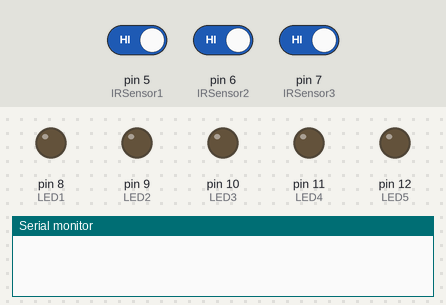
The sketch below on a simulated Arduino Uno, built with avr-gcc and run on an emulated ATmega328P. Shown: output pins drawn as LEDs (lit = HIGH), the last lines printed to the serial monitor. The test bench sets the inputs (shaded band); at power-on: pin 5 (IRSensor1) HIGH, pin 6 (IRSensor2) HIGH, pin 7 (IRSensor3) HIGH.

Above: at 1.2 s.
1.3 s: pin 5 (IRSensor1) driven LOW
At 2.4 s:
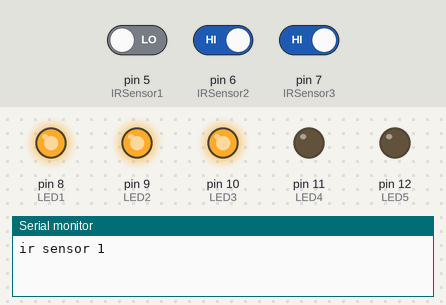
4.3 s: pin 6 (IRSensor2) driven LOW
At 7.0 s:
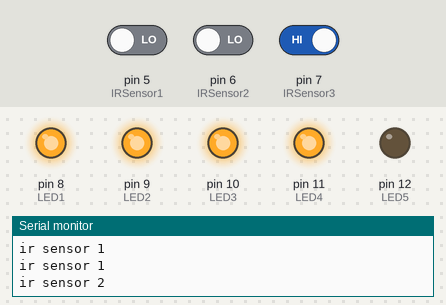
7.3 s: pin 5 (IRSensor1) driven HIGH
At 8.2 s:
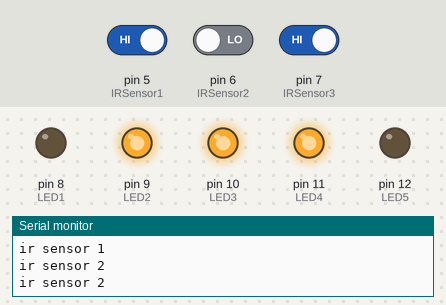
10.3 s: pin 7 (IRSensor3) driven LOW
At 12.8 s:
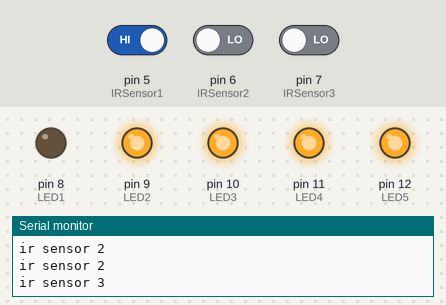
13.3 s: pin 6 (IRSensor2) driven HIGH
At 14.0 s:
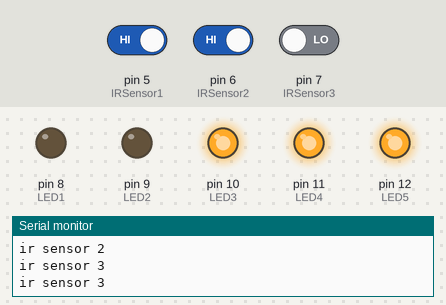
14.8 s: pin 5 (IRSensor1) driven LOW
At 15.1 s:
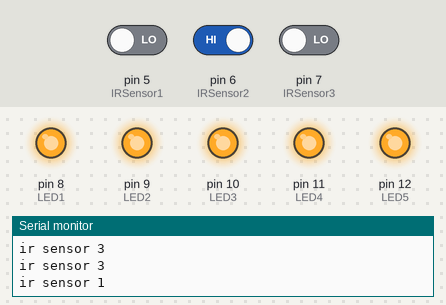
Timing chart, 0 to 18.8 s (numbered marks = the images above; inputs shaded):
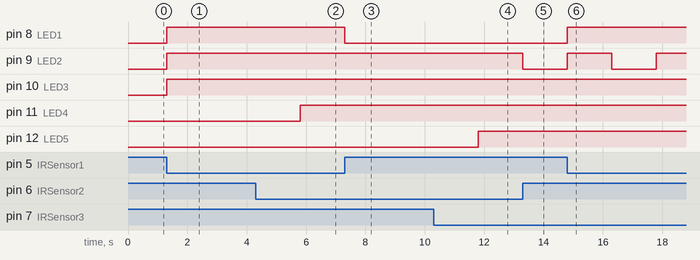

Measured:
- after the input at 1.3 s, pin 8 (LED1), pin 9 (LED2), pin 10 (LED3): LOW → HIGH at once
- after the input at 4.3 s, pin 11 (LED4): LOW → HIGH after 1.5 s
- after the input at 7.3 s, pin 8 (LED1): HIGH → LOW at once; pin 11 (LED4): stays HIGH (without the input it goes to LOW after 0.00 s)
- after the input at 10.3 s, pin 12 (LED5): LOW → HIGH after 1.5 s
- after the input at 13.3 s, pin 9 (LED2): HIGH → LOW at once
- after the input at 14.8 s, pin 8 (LED1): LOW → HIGH at once; pin 9 (LED2): LOW → HIGH at once, → LOW 1.5 s later, → HIGH 1.5 s later

The sketch:

StreetLightSystem.ino
```cpp
int IRSensor1 = 5; // connect ir sensor to arduino pin 5
int IRSensor2 = 6; // connect ir sensor to arduino pin 6
int IRSensor3 = 7; // connect ir sensor to arduino pin 7
//int LED6 = 13; // conect Led to arduino pin 13
int LED5 = 12; // conect Led to arduino pin 12
int LED4 = 11; // conect Led to arduino pin 11
int LED3 = 10; // conect Led to arduino pin 10
int LED2 = 9; // conect Led to arduino pin 9
int LED1 = 8; // conect Led to arduino pin 8
int statusSensor1 = 0;
int statusSensor2 = 0;
int statusSensor3 = 0;

void setup()
{


  Serial.begin(9600);
  pinMode (IRSensor1, INPUT); // sensor pin INPUT
  pinMode (IRSensor2, INPUT); // sensor pin INPUT
  pinMode (IRSensor3, INPUT); // sensor pin INPUT
  pinMode (LED1, OUTPUT); // Led pin OUTPUT
  pinMode (LED2, OUTPUT); // Led pin OUTPUT
  pinMode (LED3, OUTPUT); // Led pin OUTPUT
  pinMode (LED4, OUTPUT); // Led pin OUTPUT
  pinMode (LED5, OUTPUT); // Led pin OUTPUT
//  pinMode (LED6, OUTPUT); // Led pin OUTPUT
}

void loop()
{
  int statusSensor1 = digitalRead (IRSensor1);
  int statusSensor2 = digitalRead (IRSensor2);
  int statusSensor3 = digitalRead (IRSensor3);

  if (statusSensor1 == LOW){
    digitalWrite(LED1, HIGH); // LED HIGH
    digitalWrite(LED2, HIGH); // LED HIGH
    digitalWrite(LED3, HIGH); // LED HIGH
    Serial.print("ir sensor ");
    Serial.println("1");
    delay(1500);
  }
  else{

    digitalWrite(LED1, LOW); // LED LOW
    digitalWrite(LED2, LOW); // LED LOW
    digitalWrite(LED3, LOW); // LED LOW

  }

  if (statusSensor2 == LOW)
  {
    digitalWrite(LED2, HIGH); // LED HIGH
    digitalWrite(LED3, HIGH); // LED HIGH
    digitalWrite(LED4, HIGH); // LED HIGH
    Serial.print("ir sensor ");
    Serial.println("2");
    delay(1500);
  }
    else{
  digitalWrite(LED2, LOW); // LED LOW
    digitalWrite(LED3, LOW); // LED LOW
    digitalWrite(LED4, LOW); // LED LOW
  }
   if (statusSensor3 == LOW)
  {
    digitalWrite(LED4, HIGH); // LED HIGH
    digitalWrite(LED5, HIGH); // LED HIGH
    digitalWrite(LED3, HIGH); // LED HIGH
    Serial.print("ir sensor ");
    Serial.println("3");
    delay(1500);
  }
  else{

    digitalWrite(LED4, LOW); // LED LOW
    digitalWrite(LED5, LOW); // LED LOW
    digitalWrite(LED3, LOW); // LED LOW
  }

}
```
